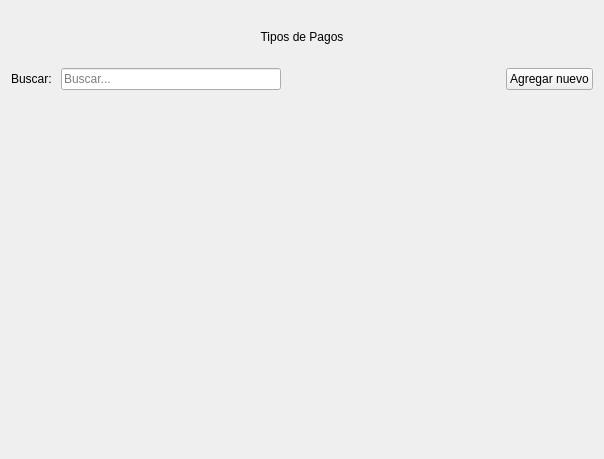
<?xml version="1.0" encoding="UTF-8"?>
<ui version="4.0">
 <class>pagoIndex</class>
 <widget class="QWidget" name="pagoIndex">
  <property name="geometry">
   <rect>
    <x>0</x>
    <y>0</y>
    <width>604</width>
    <height>459</height>
   </rect>
  </property>
  <property name="windowTitle">
   <string>Form</string>
  </property>
  <layout class="QVBoxLayout" name="verticalLayout" stretch="1,1,7">
   <item>
    <layout class="QHBoxLayout" name="horizontalLayout">
     <item>
      <widget class="QLabel" name="label">
       <property name="text">
        <string>Tipos de Pagos</string>
       </property>
       <property name="alignment">
        <set>Qt::AlignCenter</set>
       </property>
      </widget>
     </item>
    </layout>
   </item>
   <item>
    <layout class="QHBoxLayout" name="layoutFiltro">
     <item>
      <widget class="QLabel" name="label_2">
       <property name="text">
        <string>Buscar: </string>
       </property>
      </widget>
     </item>
     <item>
      <widget class="QLineEdit" name="le_search">
       <property name="placeholderText">
        <string>Buscar...</string>
       </property>
      </widget>
     </item>
     <item>
      <spacer name="horizontalSpacer">
       <property name="orientation">
        <enum>Qt::Horizontal</enum>
       </property>
       <property name="sizeHint" stdset="0">
        <size>
         <width>40</width>
         <height>20</height>
        </size>
       </property>
      </spacer>
     </item>
     <item>
      <widget class="QPushButton" name="bt_create">
       <property name="cursor">
        <cursorShape>PointingHandCursor</cursorShape>
       </property>
       <property name="text">
        <string>Agregar nuevo</string>
       </property>
       <property name="icon">
        <iconset>
         <normaloff>images/icons8-plus-24.svg</normaloff>images/icons8-plus-24.svg</iconset>
       </property>
       <property name="iconSize">
        <size>
         <width>32</width>
         <height>32</height>
        </size>
       </property>
      </widget>
     </item>
    </layout>
   </item>
   <item>
    <layout class="QHBoxLayout" name="layout_tabla"/>
   </item>
  </layout>
 </widget>
 <resources/>
 <connections/>
</ui>
